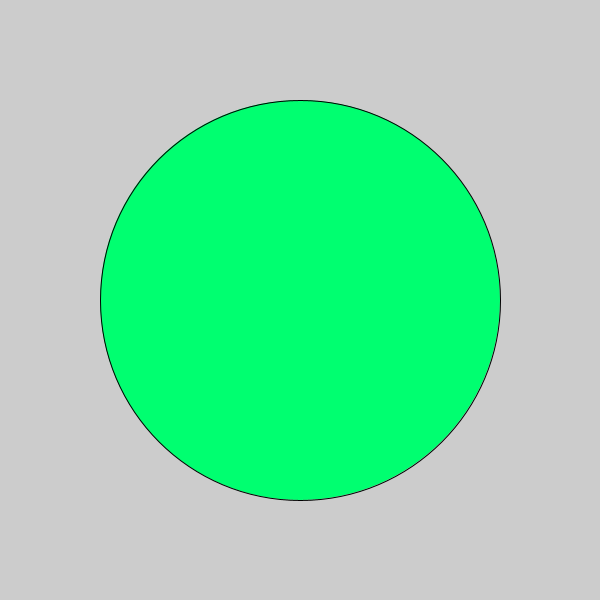
Frame 1 (no input)
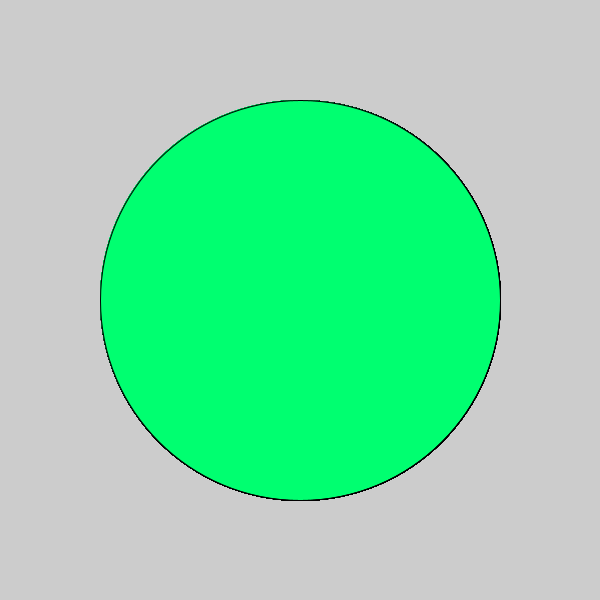
Frame 60 (the mouse pressed at the canvas centre just before this capture)
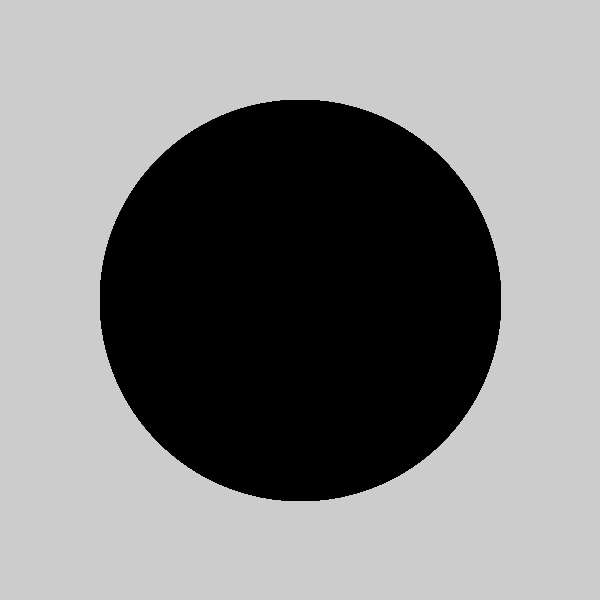
Frame 120 (the mouse held since frame 60 and released just before this capture)

The Processing sketch that drew these frames (run headless with seeded random() and noise(); from frame 60 on, the mouse is pressed at the canvas centre):

// Processing sketch: EEEEEEE
// ── EEEEEEE.pde


void setup() {
  
  size(600,600);
}

void draw() {
   if(mousePressed)  {
    fill(#000000);
   
   }
   
  else { 
    
    
   fill(#00FF70);
   }
  ellipse(300,300,400,400);
  
  
  

  }
  

  
 
  
  
